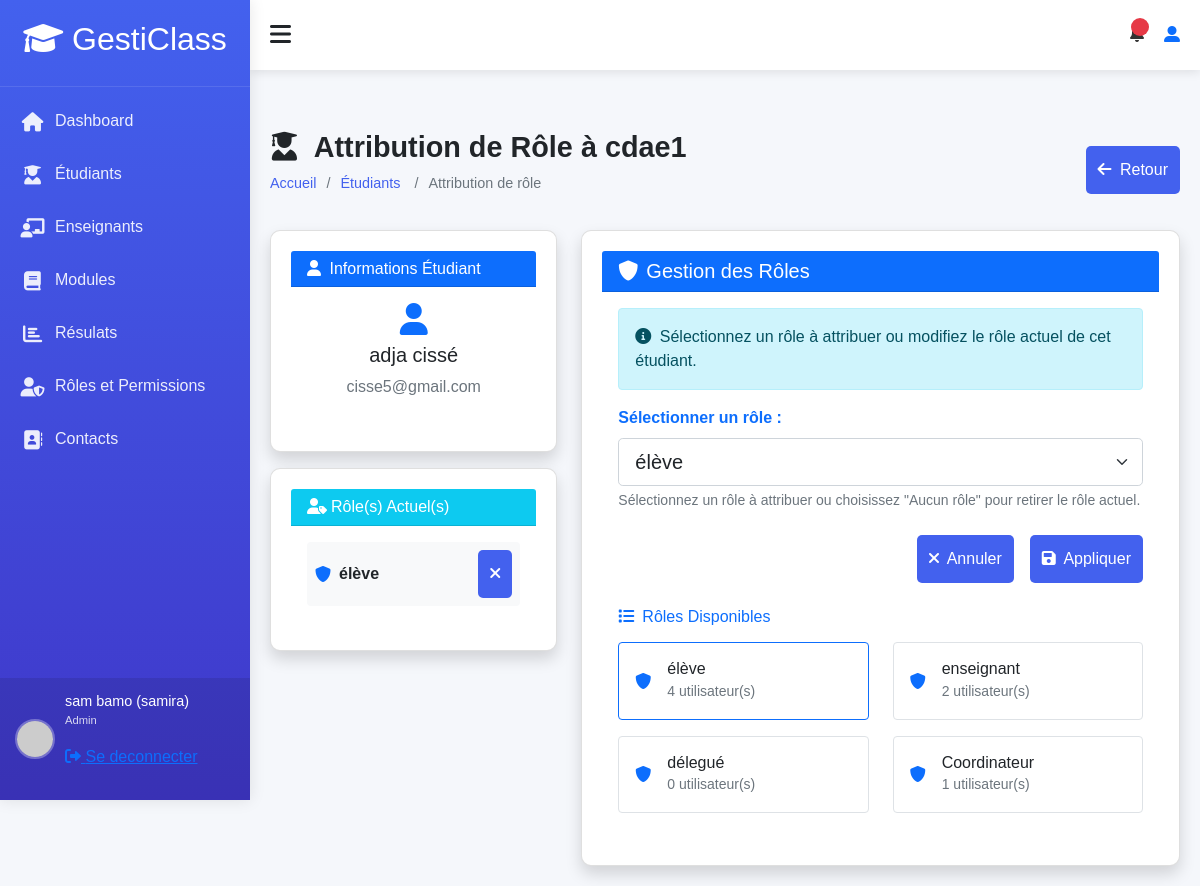
The app's page /accounts/user/student/2/assign-role/ (signed in) with its own data.
### accounts/models.py (models this page shows, shortened)
class User(AbstractUser):
    ROLE_CHOICES = (
        ('admin', 'Administrateur'),
        ('teacher', 'Enseignant'),
        ('student', 'Élève'),
    )
    profil = models.CharField(max_length=10, choices=ROLE_CHOICES, default='student')
    phone = models.CharField(max_length=20, blank=True)
    birth_date = models.DateField(null=True, blank=True)
    photo = models.ImageField(upload_to='users/', null=True, blank=True)
    specialty = models.CharField(max_length=100, null=True, blank=True)
    hire_date = models.DateField(null=True, blank=True)
    address = models.TextField(blank=True)
    is_student = models.BooleanField(default=False)
    is_teacher = models.BooleanField(default=False)
    phone_number = models.CharField(max_length=15, blank=True)
    date_of_birth = models.DateField(null=True, blank=True)
    def __str__(self):
        return f"{self.first_name} {self.last_name} ({self.username})"
    def is_teacher(self):
        return self.profil == 'teacher'
    def is_student(self):
        return self.profil == 'student'
    class Meta:
        permissions = [
        ("peut_acceder_module", "Peut acceder au module"),
        ("peut_acceder_aux_eleve", "Peut acceder aux eleves"),
        ("peut_acceder_aux_enseignants", "peut acceder aux enseigants"),
        ("peut_acceder_aux_roles", "peut acceder aux roles"),
        ("peut_acceder_au_student_dashboard", "Peut accéder au tableau de bord étudiant"),
        ("peut_acceder_au_teacher_dashboard", "Peut accéder au tableau de bord enseignant"),
        ("peut_acceder_au_admin_dashboard", "Peut accéder au tableau de bord administrateur"),
        ("can_view_student_list", "Peut voir la liste des étudiants"),
        ("can_view_teacher_list", "Peut voir la liste des enseignants"),
        ("can_view_module_list", "Peut voir la liste des modules"),
        ("can_view_results_list", "Peut voir la liste résultats"),
        ("can_view_module_details", "Peut les details d'un module"),
        ("can_view_student_details", "Peut voir les détails d'un étudiant"),
        ("can_view_teacher_details", "Peut voir les détails d'un enseignant"),
        ("can_view_own_details", "Peut voir ses propres détails"),
        ("cans_view_results", "Peut voir les résultats"),
        ("can_view_own_results", "Peut voir ses propres résultats"),
        ("view_role", "Peut voir les rôles"),
        ("add_role", "Peut ajouter un rôle"),
        ("change_role", "Peut modifier un rôle"),
        ("delete_role", "Peut supprimer un rôle"),
        ("assign_role", "Peut assigner des rôles"),
        ("view_timetable", "Peut voir l'emploi du temps"),
        ("manage_timetable", "Peut gérer l'emploi du temps"),
        ("can_add_teacher", "Peut ajouter un enseignant"),
        ("can_add_student", "Peut ajouter un étudiant"),
        ("can_change_teacher", "Peut modifier un enseignant"),
        ("can_change_student", "Peut modifier un étudiant"),
        ("can_delete_teacher", "Peut supprimer un enseignant"),
        ("can_delete_student", "Peut supprimer un étudiant"),
        ("can_view_schoolinfo", "Peut voir les informations de l'école"),
        ("can_add_schoolinfo", "Peut ajouter les informations de l'école"),
        ("can_change_schoolinfo", "Peut modifier les informations de l'école"),
        ("can_delete_schoolinfo", "Peut supprimer les informations de l'école"),
        ]

### accounts/views.py (the view, shortened to what this page needs)
# urls.py: path('user/<str:user_type>/<int:user_id>/assign-role/', views.assign_user_role, name='assign_user_role'),
@login_required
@permission_required('accounts.assign_role', raise_exception=True)
def assign_user_role(request, user_id, user_type):
    if user_type not in ['student', 'teacher']:
        messages.error(request, 'Type d\'utilisateur non valide.')
        return redirect('dashboard:home')
    user = get_object_or_404(User, id=user_id, profil=user_type)
    available_roles = Group.objects.all()
    context = {
        'elem': user,  # Variable commune pour les deux types
        'user_type': user_type,
        'available_roles': available_roles,
        'title': f'Attribuer un rôle à {user.username}'
    }
    return render(request, 'roles/assign_user_role.html', context)

### accounts/templates/roles/assign_user_role.html (shortened to what this page needs)
{% extends "models/base.html" %}
{% load static %}
{% block content %}
<div class="content">
    <div class="page-title">
        <div>
            <h2>
                <i class="fas {% if user_type == 'student' %}fa-user-graduate{% else %}fa-chalkboard-teacher{% endif %} me-2"></i>
                Attribution de Rôle à {{ elem.username }}
            </h2>
            <ul class="breadcrumb">
                <li><a href="{% url 'dashboard:home' %}">Accueil</a></li>
                <li><a href="{% url 'accounts:'|add:user_type|add:'s_list' %}">
                    {% if user_type == 'student' %}Étudiants{% else %}Enseignants{% endif %}
                </a></li>
                <li>Attribution de rôle</li>
            </ul>
        </div>
        <div class="btn-group">
            <a href="{% url 'accounts:'|add:user_type|add:'s_list' %}" class="btn btn-secondary">
                <i class="fas fa-arrow-left me-1"></i> Retour
            </a>
        </div>
    </div>
    <div class="row">
        <div class="col-md-4 mb-4">
            <div class="card shadow">
                <div class="card-header bg-primary text-white">
                    <h6 class="m-0"><i class="fas fa-user me-1"></i>
                        Informations {% if user_type == 'student' %}Étudiant{% else %}Enseignant{% endif %}
                    </h6>
                </div>
                <div class="card-body">
                    <div class="text-center mb-3">
                        <div class="avatar-lg bg-soft-primary rounded-circle mx-auto d-flex align-items-center justify-content-center mb-2">
                            <i class="fas fa-user text-primary fs-2"></i>
                        </div>
                        <h5>{{ elem.get_full_name|default:elem.username }}</h5>
                        <p class="text-muted">{{ elem.email }}</p>
                    </div>
                </div>
            </div>
            <div class="card shadow mt-3">
                <div class="card-header bg-info text-white">
                    <h6 class="m-0"><i class="fas fa-user-tag me-1"></i>Rôle(s) Actuel(s)</h6>
                </div>
                <div class="card-body">
                    {% if elem.groups.all %}
                        {% for group in elem.groups.all %}
                        <div class="d-flex align-items-center justify-content-between mb-2 p-2 bg-light rounded">
                            <div class="d-flex align-items-center">
                                <i class="fas fa-shield-alt text-primary me-2"></i>
                                <span class="fw-bold">{{ group.name }}</span>
                            </div>
                            <button type="button" class="btn btn-sm btn-outline-danger"
                                    data-bs-toggle="modal" data-bs-target="#confirmRemoveModal"
                                    data-role-id="{{ group.id }}" data-role-name="{{ group.name }}">
                                <i class="fas fa-times"></i>
                            </button>
                        </div>
                        {% endfor %}
                    {% else %}
                        <div class="text-center text-muted py-3">
                            <i class="fas fa-exclamation-circle fa-2x mb-2"></i>
                            <p>Aucun rôle attribué</p>
                        </div>
                    {% endif %}
                </div>
            </div>
        </div>
        <div class="col-md-8">
            <div class="card shadow">
                <div class="card-header bg-primary text-white">
                    <h5 class="m-0"><i class="fas fa-shield-alt me-2"></i>Gestion des Rôles</h5>
                </div>
                <div class="card-body">
                    <div class="alert alert-info">
                        <i class="fas fa-info-circle me-1"></i>
                        Sélectionnez un rôle à attribuer ou modifiez le rôle actuel de cet
                        {% if user_type == 'student' %}étudiant{% else %}enseignant{% endif %}.
                    </div>
                    <form method="post">
                        <div class="mb-4">
                            <label for="role" class="form-label fw-bold text-primary">Sélectionner un rôle :</label>
                            <select class="form-select form-select-lg" id="role" name="role">
                                {% for role in available_roles %}
                                <option value="{{ role.id }}" {% if role in elem.groups.all %}selected{% endif %}>
                                    {{ role.name }}
                                </option>
                                {% endfor %}
                            </select>
                            <div class="form-text">
                                Sélectionnez un rôle à attribuer ou choisissez "Aucun rôle" pour retirer le rôle actuel.
                            </div>
                        </div>
                        <div class="d-grid gap-2 d-md-flex justify-content-md-end">
                            <a href="{% url 'accounts:'|add:user_type|add:'s_list' %}" class="btn btn-secondary me-md-2">
                                <i class="fas fa-times me-1"></i> Annuler
                            </a>
                            <button type="submit" class="btn {% if user_type == 'student' %}btn-success{% else %}btn-warning{% endif %}">
                                <i class="fas fa-save me-1"></i> Appliquer
                            </button>
                        </div>
                    </form>
                    <div class="mt-4">
                        <h6 class="text-primary mb-3"><i class="fas fa-list me-2"></i>Rôles Disponibles</h6>
                        <div class="row">
                            {% for role in available_roles %}
                            <div class="col-md-6 mb-3">
                                <div class="role-card p-3 border rounded {% if role in elem.groups.all %}{% if user_type == 'student' %}border-primary bg-soft-primary{% else %}border-warning bg-soft-warning{% endif %}{% endif %}">
                                    <div class="d-flex align-items-center">
                                        <div class="avatar-sm {% if user_type == 'student' %}bg-soft-primary{% else %}bg-soft-warning{% endif %} rounded-circle me-3 d-flex align-items-center justify-content-center">
                                            <i class="fas fa-shield-alt {% if user_type == 'student' %}text-primary{% else %}text-warning{% endif %}"></i>
                                        </div>
                                        <div class="flex-grow-1">
                                            <h6 class="mb-0">{{ role.name }}</h6>
                                            <small class="text-muted">{{ role.user_set.count }} utilisateur(s)</small>
                                        </div>
                                    </div>
                                </div>
                            </div>
                            {% endfor %}
                        </div>
                    </div>
                </div>
            </div>
        </div>
    </div>
</div>
{% endblock %}

### templates/models/sidebar.html
<div class="sidebar" id="sidebar">
    <div class="sidebar-header">
        <h2><i class="fas fa-graduation-cap text-white"></i> GestiClass</h2>
    </div>
    <div class="sidebar-menu">
        <ul>
            <li><a href="{% url 'dashboard:home' %}" class="active"><i class="fas fa-home"></i> Dashboard</a></li>
            <li><a href="{% url 'accounts:students_list' %}"><i class="fas fa-user-graduate"></i> Étudiants</a></li>
            {% if perms.accounts.peut_acceder_aux_enseignants %}
            <li><a href="{% url 'accounts:teachers_list' %}" ><i class="fas fa-chalkboard-teacher"></i> Enseignants</a></li>
            {% endif %}
            {% if perms.accounts.peut_acceder_module %}
            <li><a href="{% url 'accounts:modules_list' %}"><i class="fas fa-book"></i> Modules</a></li>
            {% endif %}
            <li><a href="{% url 'accounts:results_list' %}"><i class="fas fa-chart-bar"></i> Résulats</a></li>
            {% if perms.accounts.peut_acceder_aux_roles %}
            <li><a href="{% url 'accounts:role_list' %}"><i class="fas fa-user-shield"></i> Rôles et Permissions</a></li>
            {% endif %}
            <li><a href="{% url 'accounts:contact' %}"><i class="fas fa-address-book"></i> Contacts</a></li>
        </ul>
    </div>
    <div class="user-profile">
        <img src="https://ui-avatars.com/api/?name=Admin+User&background=random" alt="User">
        <div class="user-info">
            <h4>{{ user }}</h4>
            <p>
                {% if user.profil == 'student' %}
                    Eleve
                {% elif user.profil == 'teacher' %}
                    Professeur
                {% elif user.profil == 'admin' %}
                    Admin
                {% endif %}
                <div>
                    <a  href="{% url 'accounts:logout' %}">
                        <i class="fas fa-sign-out-alt" ></i>
                        <span>Se deconnecter</span>
                    </a>
                </div>
            </p>
        </div>
    </div>
</div>

### templates/models/base.html (style rules this page uses)
:root { --primary: #4361ee; --secondary: #3f37c9; --success: #4cc9f0; --info: #4895ef; --warning: #f72585; --danger: #e63946; --light: #f8f9fa; --dark: #212529; --sidebar-width: 250px; --header-height: 70px; --transition: all 0.3s ease; }
* { margin: 0; padding: 0; box-sizing: border-box; font-family: 'Poppins', sans-serif; }
body { background-color: #f5f7fb; color: #333; overflow-x: hidden; }
.sidebar { width: var(--sidebar-width); background: linear-gradient(180deg, var(--primary) 0%, var(--secondary) 100%); color: white; height: 100vh; position: fixed; transition: var(--transition); z-index: 1000; box-shadow: 0 0 15px rgba(0, 0, 0, 0.1); }
.sidebar-header { padding: 20px; text-align: center; border-bottom: 1px solid rgba(255, 255, 255, 0.1); }
.sidebar-menu { padding: 10px 0; }
.sidebar-menu ul { list-style: none; padding: 0; margin: 0; }
.sidebar-menu li { margin-bottom: 5px; }
.sidebar-menu a { display: flex; align-items: center; padding: 12px 20px; color: rgba(255, 255, 255, 0.9); text-decoration: none; transition: var(--transition); font-size: 1rem; }
.sidebar-menu i { margin-right: 10px; font-size: 1.2rem; width: 25px; text-align: center; }
.user-profile { position: absolute; bottom: 0; width: 100%; padding: 15px; background-color: rgba(0, 0, 0, 0.1); display: flex; align-items: center; }
.user-profile img { width: 40px; height: 40px; border-radius: 50%; object-fit: cover; margin-right: 10px; border: 2px solid rgba(255, 255, 255, 0.3); }
.user-info h4 { font-size: 0.9rem; margin-bottom: 2px; }
.user-info p { font-size: 0.7rem; opacity: 0.8; }
.content { padding: 20px; }
.page-title { margin-bottom: 20px; display: flex; justify-content: space-between; align-items: center; }
.page-title h2 { font-size: 1.8rem; color: var(--dark); font-weight: 600; }
.breadcrumb { display: flex; list-style: none; }
.breadcrumb li { margin-right: 10px; font-size: 0.9rem; color: #6c757d; }
.breadcrumb li:after { content: '/'; margin-left: 10px; }
.breadcrumb li:last-child:after { content: ''; }
.breadcrumb li a { color: var(--primary); text-decoration: none; }
.card { background-color: white; border-radius: 10px; box-shadow: 0 4px 10px rgba(0, 0, 0, 0.05); padding: 20px; transition: var(--transition); }
.btn { display: block; padding: 12px; background-color: var(--primary); color: white; border: none; border-radius: 5px; cursor: pointer; font-size: 1rem; transition: var(--transition); }
.sidebar { width: var(--sidebar-width); transition: var(--transition); }

### records on screen
User: first_name+last_name+username "sam bamo (samira)"
User: username "cdae1", get_full_name "adja cissé", email "cisse5@gmail.com", role "élève"

### other values on screen
{{ group.name }} "élève"
{{ role.name }} "élève"
{{ role.user_set.count }} "4"
{{ role.name }} "enseignant"
{{ role.user_set.count }} "2"
{{ role.name }} "délegué"
{{ role.user_set.count }} "0"
{{ role.name }} "Coordinateur"
{{ role.user_set.count }} "1"
